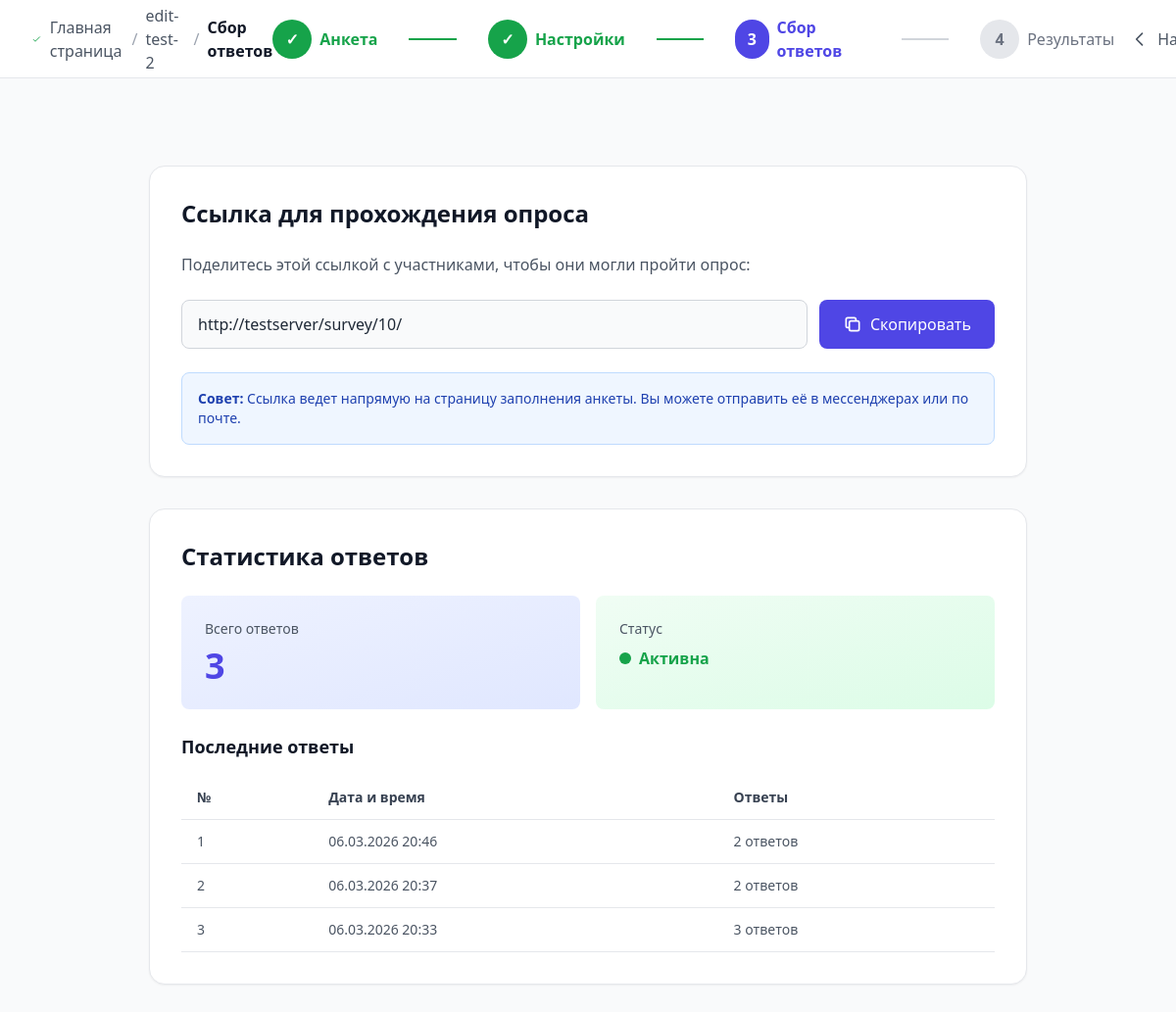
/survey/10/responses/ (signed in), run on the app's committed database.
### polls/models.py (models this page shows, shortened)
class Survey(models.Model):
    VISIBILITY_CHOICES = [
        ('private', 'Приватная'),
        ('link', 'По ссылке'),
        ('public', 'Публичная'),
    ]
    RESPONSE_CHOICES = [
        ('unlimited', 'Неограниченное'),
        ('limited', 'Ограниченное количество'),
        ('date_limit', 'До определённой даты'),
    ]
    author = models.ForeignKey(User, on_delete=models.CASCADE, related_name="surveys")
    name = models.CharField(max_length=255, verbose_name="Название анкеты")
    description = models.TextField(blank=True, null=True, verbose_name="Описание анкеты")
    survey_type = models.CharField(max_length=50, default='custom', verbose_name="Тип анкеты")
    state_json = models.JSONField(blank=True, null=True, verbose_name="Структура анкеты")
    visibility = models.CharField(max_length=20, choices=VISIBILITY_CHOICES, default='link', verbose_name="Видимость")
    response_type = models.CharField(max_length=20, choices=RESPONSE_CHOICES, default='unlimited', verbose_name="Ограничение ответов")
    response_limit = models.IntegerField(blank=True, null=True, verbose_name="Максимум ответов")
    response_deadline = models.DateTimeField(blank=True, null=True, verbose_name="Крайний срок")
    show_progress_bar = models.BooleanField(default=True, verbose_name="Показывать прогресс")
    show_question_numbers = models.BooleanField(default=True, verbose_name="Показывать номера вопросов")
    shuffle_questions = models.BooleanField(default=False, verbose_name="Перемешивать вопросы")
    allow_edit_after_submit = models.BooleanField(default=False, verbose_name="Разрешить изменения после отправки")
    is_active = models.BooleanField(default=True, verbose_name="Активна")
    created_at = models.DateTimeField(auto_now_add=True, verbose_name="Дата создания")
    updated_at = models.DateTimeField(auto_now=True, verbose_name="Дата обновления")
    class Meta:
        verbose_name = "Анкета"
        verbose_name_plural = "Анкеты"
        ordering = ['-created_at']

class SurveyResponse(models.Model):
    survey = models.ForeignKey(Survey, on_delete=models.CASCADE, related_name='responses', verbose_name="Анкета")
    answers_json = models.JSONField(verbose_name="Ответы пользователя")
    submitted_at = models.DateTimeField(auto_now_add=True, verbose_name="Дата прохождения")
    class Meta:
        verbose_name = "Ответ на анкету"
        verbose_name_plural = "Ответы на анкеты"
        ordering = ['-submitted_at']

### polls/views.py (the view)
# urls.py: path('survey/<int:survey_id>/responses/', views.survey_responses, name='survey_responses'),
@login_required
def survey_responses(request, survey_id):
    survey = get_object_or_404(Survey, id=survey_id, author=request.user)
    question_map = {}
    if survey.state_json and 'pages' in survey.state_json:
        for page in survey.state_json['pages']:
            for q in page.get('questions', []):
                question_map[q['id']] = q.get('title', 'Без названия')
    responses = survey.responses.all().order_by('-submitted_at')
    survey_url = request.build_absolute_uri(f'/survey/{survey.id}/')
    context = {
        'survey': survey,
        'survey_url': survey_url,
        'response_count': responses.count(),
        'responses': responses,
        'question_map': question_map,
    }
    return render(request, 'polls/survey_responses.html', context)

### polls/templates/polls/survey_responses.html (shortened to what this page needs)
{% extends "polls/base.html" %}
{% load static %}
{% block extra_css %}
<link rel="stylesheet" href="{% static 'polls/css/survey_builder.css' %}">
{% endblock %}
{% block content %}
<div class="fixed top-0 left-0 right-0 bg-white border-b z-40 h-20 flex items-center justify-between px-8">
  <div class="flex items-center gap-2 text-base">
    <svg class="w-5 h-5 text-green-600" fill="none" stroke="currentColor" viewBox="0 0 24 24">
      <path stroke-linecap="round" stroke-linejoin="round" stroke-width="2" d="M5 13l4 4L19 7"></path>
    </svg>
    <a href="{% url 'index' %}" class="text-gray-600 hover:text-indigo-600 transition">Главная страница</a>
    <span class="text-gray-400">/</span>
    <a href="{% url 'survey_edit' survey.id %}" class="text-gray-600 hover:text-indigo-600 transition">{{ survey.name }}</a>
    <span class="text-gray-400">/</span>
    <span class="text-gray-900 font-semibold">Сбор ответов</span>
  </div>
  <div class="flex items-center gap-8">
    <div class="flex items-center gap-2">
      <div class="w-10 h-10 rounded-full bg-green-600 text-white flex items-center justify-center text-base font-semibold">✓</div>
      <a href="{% url 'survey_edit' survey.id %}" class="text-base font-semibold text-green-600 hover:text-green-700 transition">Анкета</a>
    </div>
    <div class="w-14 h-0.5 bg-green-600"></div>
    <div class="flex items-center gap-2">
      <div class="w-10 h-10 rounded-full bg-green-600 text-white flex items-center justify-center text-base font-semibold">✓</div>
      <a href="{% url 'survey_settings' survey.id %}" class="text-base font-semibold text-green-600 hover:text-green-700 transition">Настройки</a>
    </div>
    <div class="w-14 h-0.5 bg-green-600"></div>
    <div class="flex items-center gap-2">
      <div class="w-10 h-10 rounded-full bg-indigo-600 text-white flex items-center justify-center text-base font-semibold">3</div>
      <span class="text-base font-semibold text-indigo-600">Сбор ответов</span>
    </div>
    <div class="w-14 h-0.5 bg-gray-300"></div>
    <div class="flex items-center gap-2">
      <div class="w-10 h-10 rounded-full bg-gray-200 text-gray-500 flex items-center justify-center text-base font-semibold">4</div>
      <a href="{% url 'survey_results' survey.id %}" class="text-base text-gray-500 hover:text-indigo-600 transition">Результаты</a>
    </div>
  </div>
  <div class="flex items-center gap-3">
    <a href="{% url 'survey_settings' survey.id %}" class="flex items-center gap-2 px-4 py-2 text-base text-gray-600 hover:bg-gray-100 rounded-lg transition">
      <svg class="w-5 h-5" fill="none" stroke="currentColor" viewBox="0 0 24 24">
        <path stroke-linecap="round" stroke-linejoin="round" stroke-width="2" d="M15 19l-7-7 7-7"></path>
      </svg>
      <span>Назад</span>
    </a>
  </div>
</div>
<div class="pt-20 min-h-screen bg-gray-50 p-8">
  <div class="max-w-4xl mx-auto">
    <div class="space-y-8">
        <div class="bg-white rounded-2xl p-8 shadow-sm border border-gray-200">
        <h2 class="text-2xl font-semibold text-gray-900 mb-6">Ссылка для прохождения опроса</h2>
        <div class="space-y-6">
          <p class="text-base text-gray-600">Поделитесь этой ссылкой с участниками, чтобы они могли пройти опрос:</p>
          <div class="flex gap-3">
            <input type="text" id="surveyLinkInput"
                   class="flex-1 px-4 py-3 border border-gray-300 rounded-lg bg-gray-50 focus:ring-2 focus:ring-indigo-500 focus:border-transparent transition outline-none"
                   readonly value="{{ survey_url }}">
            <button id="copyLinkBtn" class="px-6 py-3 bg-indigo-600 text-white rounded-lg hover:bg-indigo-700 transition font-medium flex items-center gap-2">
              <svg class="w-5 h-5" fill="none" stroke="currentColor" viewBox="0 0 24 24">
                <path stroke-linecap="round" stroke-linejoin="round" stroke-width="2" d="M8 16H6a2 2 0 01-2-2V6a2 2 0 012-2h8a2 2 0 012 2v2m-6 12h8a2 2 0 002-2v-8a2 2 0 00-2-2h-8a2 2 0 00-2 2v8a2 2 0 002 2z"></path>
              </svg>
              <span id="copyBtnText">Скопировать</span>
            </button>
          </div>
          <div class="bg-blue-50 border border-blue-200 rounded-lg p-4">
            <p class="text-sm text-blue-800">
              <strong>Совет:</strong> Ссылка ведет напрямую на страницу заполнения анкеты. Вы можете отправить её в мессенджерах или по почте.
            </p>
          </div>
        </div>
      </div>
      <div class="bg-white rounded-2xl p-8 shadow-sm border border-gray-200">
        <h2 class="text-2xl font-semibold text-gray-900 mb-6">Статистика ответов</h2>
        <div class="space-y-6">
          <div class="grid grid-cols-2 gap-4">
            <div class="bg-gradient-to-br from-indigo-50 to-indigo-100 rounded-lg p-6">
              <div class="text-sm font-medium text-gray-600 mb-2">Всего ответов</div>
              <div class="text-4xl font-bold text-indigo-600">{{ response_count }}</div>
            </div>
            <div class="bg-gradient-to-br from-green-50 to-green-100 rounded-lg p-6">
              <div class="text-sm font-medium text-gray-600 mb-2">Статус</div>
              <div class="flex items-center gap-2">
                <span class="w-3 h-3 bg-green-600 rounded-full"></span>
                <span class="text-base font-semibold text-green-600">
                  {% if survey.is_active %}Активна{% else %}Неактивна{% endif %}
                </span>
              </div>
            </div>
          </div>
          {% if response_count > 0 %}
          <div class="mt-6">
            <h3 class="text-lg font-semibold text-gray-900 mb-4">Последние ответы</h3>
            <div class="overflow-x-auto">
              <table class="w-full">
                <thead>
                  <tr class="border-b border-gray-200">
                    <th class="text-left py-3 px-4 text-sm font-semibold text-gray-700">№</th>
                    <th class="text-left py-3 px-4 text-sm font-semibold text-gray-700">Дата и время</th>
                    <th class="text-left py-3 px-4 text-sm font-semibold text-gray-700">Ответы</th>
                  </tr>
                </thead>
                <tbody>
                  {% for response in responses %}
                  <tr class="border-b border-gray-200 hover:bg-gray-50 transition">
                    <td class="py-3 px-4 text-sm text-gray-600">{{ forloop.counter }}</td>
                    <td class="py-3 px-4 text-sm text-gray-600">{{ response.submitted_at|date:"d.m.Y H:i" }}</td>
                    <td class="py-3 px-4 text-sm text-gray-600">{{ response.answers_json|length }} ответов</td>
                  </tr>
                  {% endfor %}
                </tbody>
              </table>
            </div>
          </div>
          {% endif %}
        </div>
      </div>
    </div>
  </div>
</div>
{% endblock %}

### data on the page
Survey: name "edit-test-2"
SurveyResponse: submitted_at "06.03.2026 20:46", answers_json|length "2"
SurveyResponse: submitted_at "06.03.2026 20:37", answers_json|length "2"
SurveyResponse: submitted_at "06.03.2026 20:33", answers_json|length "3"

### other printed values
{{ response_count }} "3"
